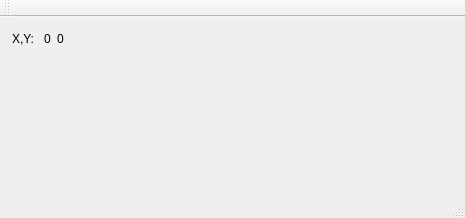
<?xml version="1.0" encoding="UTF-8"?>
<ui version="4.0">
 <class>mainWindow</class>
 <widget class="QMainWindow" name="mainWindow">
  <property name="geometry">
   <rect>
    <x>0</x>
    <y>0</y>
    <width>465</width>
    <height>218</height>
   </rect>
  </property>
  <property name="windowTitle">
   <string>mainWindow</string>
  </property>
  <widget class="QWidget" name="centralWidget">
   <property name="sizePolicy">
    <sizepolicy hsizetype="MinimumExpanding" vsizetype="MinimumExpanding">
     <horstretch>0</horstretch>
     <verstretch>0</verstretch>
    </sizepolicy>
   </property>
   <widget class="QWidget" name="verticalLayoutWidget">
    <property name="geometry">
     <rect>
      <x>0</x>
      <y>0</y>
      <width>461</width>
      <height>281</height>
     </rect>
    </property>
    <layout class="QVBoxLayout" name="verticalLayout">
     <property name="sizeConstraint">
      <enum>QLayout::SetMaximumSize</enum>
     </property>
     <property name="leftMargin">
      <number>6</number>
     </property>
     <property name="topMargin">
      <number>6</number>
     </property>
     <property name="rightMargin">
      <number>6</number>
     </property>
     <property name="bottomMargin">
      <number>6</number>
     </property>
     <item>
      <layout class="QHBoxLayout" name="horizontalLayout">
       <property name="leftMargin">
        <number>6</number>
       </property>
       <property name="topMargin">
        <number>6</number>
       </property>
       <property name="rightMargin">
        <number>6</number>
       </property>
       <property name="bottomMargin">
        <number>6</number>
       </property>
       <item>
        <widget class="QLabel" name="label">
         <property name="text">
          <string>X,Y: </string>
         </property>
        </widget>
       </item>
       <item>
        <widget class="QLabel" name="labelX">
         <property name="text">
          <string>0</string>
         </property>
        </widget>
       </item>
       <item>
        <widget class="QLabel" name="labelY">
         <property name="text">
          <string>0</string>
         </property>
        </widget>
       </item>
       <item>
        <spacer name="horizontalSpacer">
         <property name="orientation">
          <enum>Qt::Horizontal</enum>
         </property>
         <property name="sizeHint" stdset="0">
          <size>
           <width>40</width>
           <height>20</height>
          </size>
         </property>
        </spacer>
       </item>
      </layout>
     </item>
     <item>
      <widget class="HtmlPage" name="widgetHtmlPage" native="true">
       <property name="sizePolicy">
        <sizepolicy hsizetype="MinimumExpanding" vsizetype="MinimumExpanding">
         <horstretch>0</horstretch>
         <verstretch>0</verstretch>
        </sizepolicy>
       </property>
       <property name="minimumSize">
        <size>
         <width>100</width>
         <height>100</height>
        </size>
       </property>
      </widget>
     </item>
    </layout>
   </widget>
  </widget>
  <widget class="QMenuBar" name="menuBar">
   <property name="geometry">
    <rect>
     <x>0</x>
     <y>0</y>
     <width>465</width>
     <height>27</height>
    </rect>
   </property>
  </widget>
  <widget class="QToolBar" name="mainToolBar">
   <attribute name="toolBarArea">
    <enum>TopToolBarArea</enum>
   </attribute>
   <attribute name="toolBarBreak">
    <bool>false</bool>
   </attribute>
  </widget>
  <widget class="QStatusBar" name="statusBar"/>
 </widget>
 <layoutdefault spacing="6" margin="11"/>
 <customwidgets>
  <customwidget>
   <class>HtmlPage</class>
   <extends>QWidget</extends>
   <header>htmlpage.h</header>
   <container>1</container>
  </customwidget>
 </customwidgets>
 <resources/>
 <connections/>
</ui>
